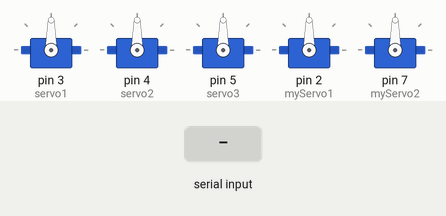
A sketch run on a simulated Arduino Uno, built with avr-gcc and run on an emulated ATmega328P. On the bench: 5 × servo. The inputs (shaded band) are chosen by the test bench.

Above: at 1.2 s.
1.3 s: "90,45\n" received over Serial
At 2.5 s:
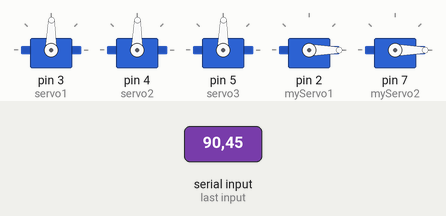
2.8 s: "30,150\n" received over Serial
At 3.8 s:
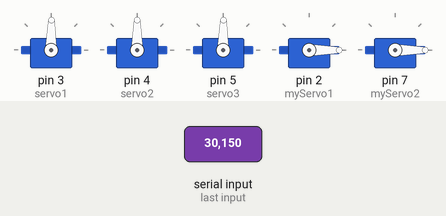
Timing chart, 0 to 5.8 s (numbered marks = the images above; inputs shaded):
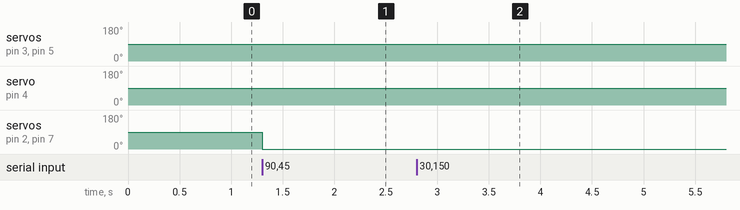

The sketch:

Arduino-Uno-Slave.ino
```cpp
#include <Servo.h>

// Servos
Servo servo1;
Servo servo2;
Servo servo3;

Servo myServo1;
Servo myServo2;

void setup()
{
  Serial.begin(115200); // Start Serial for HC-05 communication
  servo1.attach(3);
  servo2.attach(4);
  servo3.attach(5);

  myServo1.attach(2);
  myServo2.attach(7);
}

void loop()
{
  if (Serial.available() > 0) // Check if data is available
  {
    // Read data from Serial
    String data = Serial.readStringUntil('\n'); // Read a line of data
    int values[4]; // Array to store sensor values
    int index = 0;

    // Parse the received data
    int startIndex = 0;
    int commaIndex = data.indexOf(',');

    while (commaIndex >= 0) {
      values[index++] = data.substring(startIndex, commaIndex).toInt();
      startIndex = commaIndex + 1;
      commaIndex = data.indexOf(',', startIndex);
    }
    values[index] = data.substring(startIndex).toInt(); // Last value

    // Assign received values
    int ax = values[0];
    int ay = values[1];
    int flexValue1 = values[2];
    int flexValue2 = values[3];

    // Map accelerometer data to servo positions
    int servo1Pos = map(ax, -17000, 17000, 0, 179);
    int servo2Pos = map(ay, -17000, 17000, 0, 179);
    int servo3Pos = map(0, -17000 * 1.5, 17000 * 1.5, 0, 179); // Yaw can be adjusted as needed

    // Move the servos
    servo1.write(servo1Pos);
    servo2.write(servo2Pos);
    servo3.write(servo3Pos);

    // Map flex sensor values to the servos
    int servoPos1 = map(flexValue1, 800, 900, 0, 180);
    servoPos1 = constrain(servoPos1, 0, 180);

    int servoPos2 = map(flexValue2, 800, 900, 0, 180);
    servoPos2 = constrain(servoPos2, 0, 180);

    myServo1.write(servoPos1); // Control the first flex servo
    myServo2.write(servoPos2); // Control the second flex servo
  }
}
```

Measured:
- after the input at 1.3 s, servo on pin 3 (servo1), servo on pin 4 (servo2), servo on pin 5 (servo3): 90° → 89° at once; servo on pin 2 (myServo1), servo on pin 7 (myServo2): 90° → 0° at once
- after the input at 2.8 s, servo on pin 4 (servo2): 89° → 90° at once
